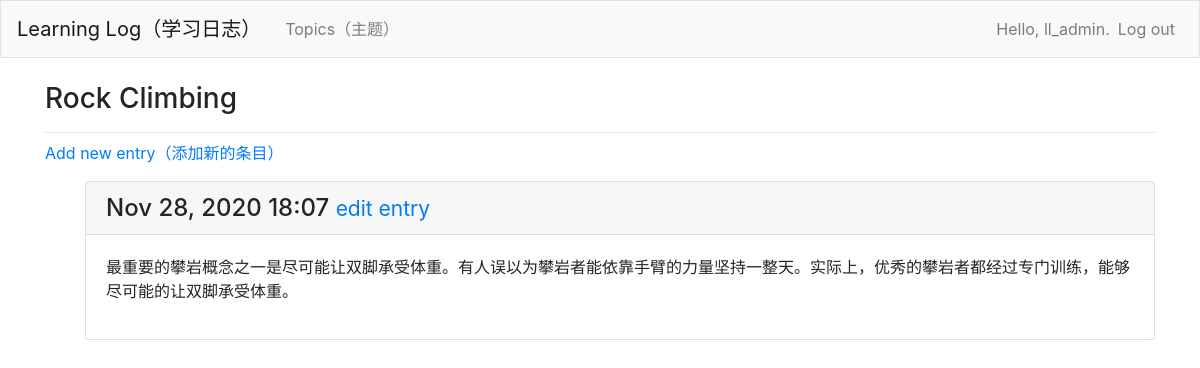
The page /topics/2/ (signed in) on the database as committed earlier.
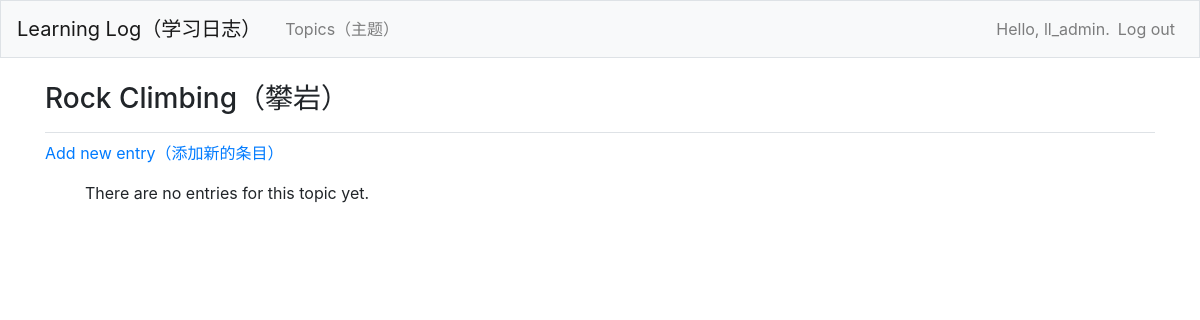
The same page on the database as committed later.
### learning_logs/models.py (models this page shows, shortened)
class Topic(models.Model):  # 继承自Model
	text = models.CharField(max_length=200)  # 属性text是由字符组成的数据 即文本（少量数据）
	date_added = models.DateTimeField(auto_now_add=True)  # 记录日期和时间的数据
	owner = models.ForeignKey(User, on_delete=models.CASCADE)  # 建立外键关联
	def __str__(self):
		return self.text

class Entry(models.Model):
	topic = models.ForeignKey(Topic, on_delete=models.CASCADE)  # 外键实例 级联删除
	text = models.TextField()  # TextField实例  字段长度不受限制
	date_added = models.DateTimeField(auto_now_add=True)  # 按照创建顺序呈现条目，并在每个条目之间放置时间戳
	class Meta:  # 嵌套类 存储管理模型的额外信息
		verbose_name_plural = 'entries'

### learning_logs/views.py (the view)
# urls.py: path('topics/<int:topic_id>/', views.topic, name='topic'),
@login_required
def topic(request, topic_id):
	topic = Topic.objects.get(id=topic_id)
	if topic.owner != request.user:
		raise Http404
	entries = topic.entry_set.order_by('-date_added')
	context = {'topic': topic, 'entries': entries}
	return render(request, 'learning_logs/topic.html', context)

### learning_logs/templates/learning_logs/topic.html
{% extends 'learning_logs/base.html' %}
{% block page_header %}
  <h3>{{ topic }}</h3>
{% endblock page_header %}
{% block content %}
  <p>
    <a href="{% url 'learning_logs:new_entry' topic.id %}">Add new entry（添加新的条目）</a>
  </p>
  <ul>
  {% for entry in entries %}
    <div class="card mb-3">
      <h4 class="card-header">
        {{ entry.date_added|date:'M d, Y H:i' }}
        <small><a href="{% url 'learning_logs:edit_entry' entry.id %}">
            edit entry</a></small>
      </h4>
      <div class="card-body">
        {{ entry.text|linebreaks }}
      </div>
    </div>
  {% empty %}
    <p>There are no entries for this topic yet.</p>
  {% endfor %}
{% endblock content %}

Rows that differ between the two databases and show on the page:
removed Entry: date_added "Nov 28, 2020 18:07", text "最重要的攀岩概念之一是尽可能让双脚承受体重。有人误以为攀岩者能依靠手臂的力量坚持一整天。实际上，优秀的攀岩者都经过专门训练，能够尽可能的让双脚承受体重。"
changed Topic: text "Rock Climbing" → "Rock Climbing（攀岩）"
Other text that changed with them:
text now shown: "There are no entries for this topic yet."
